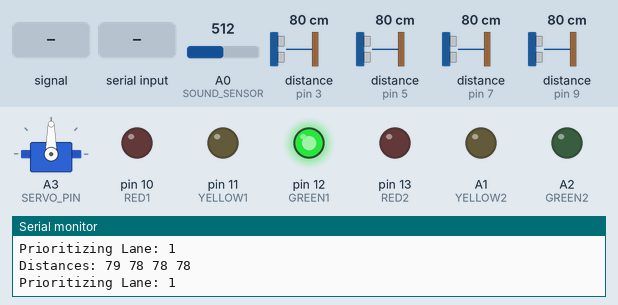
A sketch run on a simulated Arduino Uno, built with avr-gcc and run on an emulated ATmega328P. Parts: servo, output pins drawn as LEDs (lit = HIGH), the last lines printed to the serial monitor. Wiring (inferred from the names in the program): 4 × ultrasonic range finder: trigger pin 2, echo pin 3 / trigger pin 4, echo pin 5 / trigger pin 6, echo pin 7 / trigger pin 8, echo pin 9. The test bench sets the inputs (shaded band); at power-on: A0 (SOUND_SENSOR) = 512, distance to the obstacle (sensors on pin 3, pin 5, pin 7, pin 9) 80 cm. The echo pulse lasts 58.3 µs per cm; pins used as bus, display or sensor lines are not drawn.

Above: at 8.1 s.
8.2 s: A0 (SOUND_SENSOR) fed a 200 Hz sine of ±81 counts around its level
At 17.6 s:
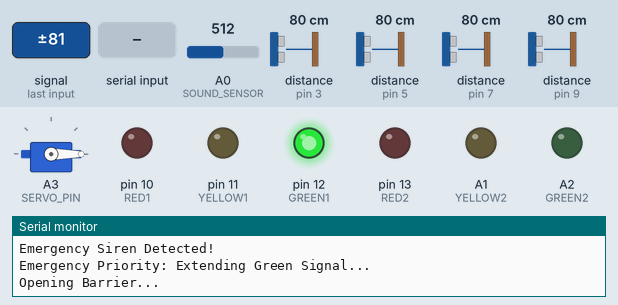
18.5 s: A0 (SOUND_SENSOR) set to 306
At 25.8 s:
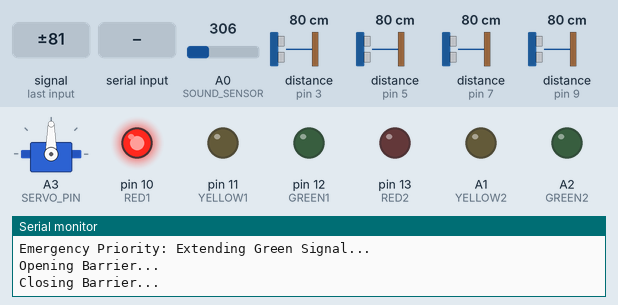
26.5 s: distance to the obstacle (sensor on pin 3) set to 73 cm
At 31.5 s:
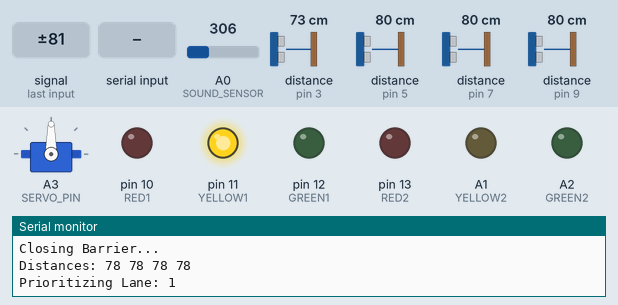
40.2 s: distance to the obstacle (sensor on pin 5) set to 76 cm
At 42.6 s:
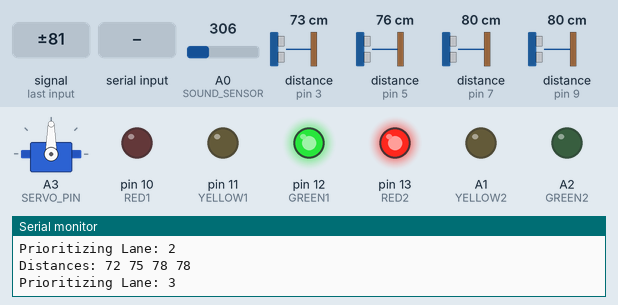
51.6 s: "O" received over Serial
At 58.4 s:
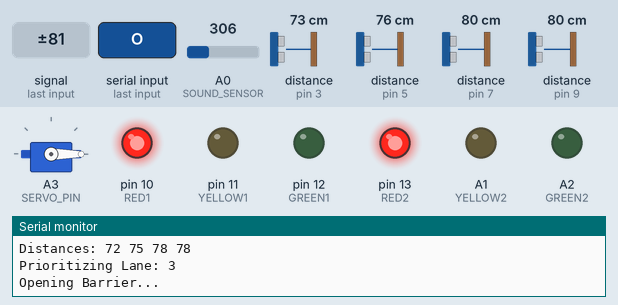
65.3 s: distance to the obstacle (sensor on pin 5) set to 120 cm
At 67.6 s:
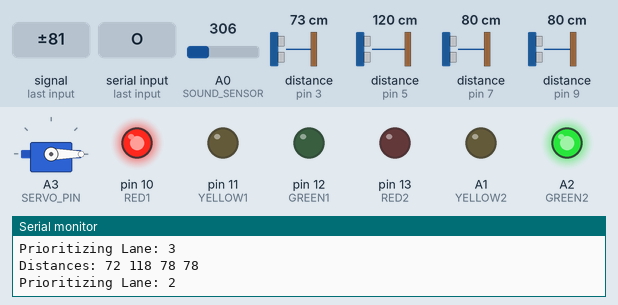
Timing chart, 0 to 76.7 s (numbered marks = the images above; inputs shaded):
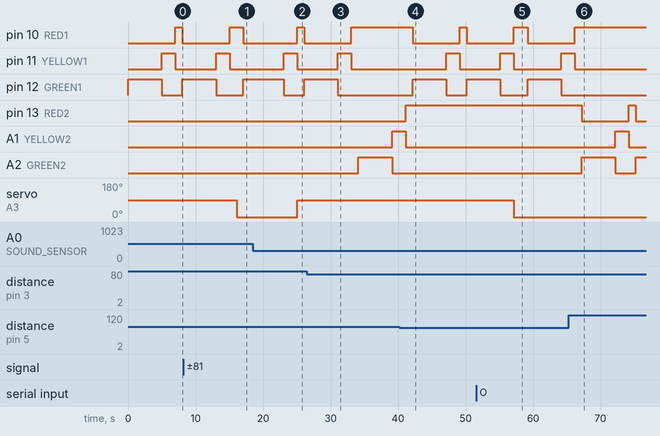

Measured:
- the behaviour switches between 79 and 78 cm on distance to the obstacle (sensor on pin 3) (found by bisection; images 2 and 3)
- the behaviour switches between 80 and 79 cm on distance to the obstacle (sensor on pin 5) (found by bisection; images 3 and 4)
- after the input at 8.2 s, servo on A3 (SERVO_PIN): 90° → 0° after 7.9 s
- after the input at 18.5 s, servo on A3 (SERVO_PIN): goes on until 25.1 s, then stays 90°
- after the input at 26.5 s, pin 10 (RED1): goes on until 33.1 s, then stays HIGH; pin 11 (YELLOW1): goes on until 33.1 s, then stays LOW; pin 12 (GREEN1): goes on until 31.1 s, then stays LOW; A1 (YELLOW2): LOW → HIGH after 12.6 s; A2 (GREEN2): LOW → HIGH after 7.6 s, → LOW 5.0 s later
- after the input at 40.2 s, pin 10 (RED1): HIGH → LOW after 1.9 s, → HIGH 7.0 s later, → LOW 1.0 s later; pin 11 (YELLOW1): LOW → HIGH after 6.9 s, → LOW 2.0 s later; pin 12 (GREEN1): LOW → HIGH after 1.9 s, → LOW 5.0 s later, → HIGH 3.0 s later; pin 13 (RED2): goes on until 41.1 s, then stays HIGH; A1 (YELLOW2): goes on until 41.1 s, then stays LOW
- after the input at 51.6 s, servo on A3 (SERVO_PIN): 90° → 0° after 5.6 s
- after the input at 65.3 s, pin 10 (RED1): goes on until 66.2 s, then stays HIGH; pin 11 (YELLOW1): goes on until 66.2 s, then stays LOW; pin 12 (GREEN1): stays LOW (without the input it goes to HIGH after 1.9 s); pin 13 (RED2): HIGH → LOW after 1.9 s, → HIGH 7.0 s later, → LOW 1.0 s later; A1 (YELLOW2): LOW → HIGH after 6.9 s, → LOW 2.0 s later

The sketch:

code.ino
```cpp
// ======================================================
// SMART TRAFFIC LIGHT CONTROL WITH EMERGENCY VEHICLE DETECTION
// Lead Author: Niroj Koirala
// ======================================================

#include <Servo.h>

// ------------------- Pin Configuration -------------------
#define SOUND_SENSOR A0         // Sound sensor input for siren detection
#define TRIG1 2                 // Ultrasonic Sensor 1 Trigger
#define ECHO1 3                 // Ultrasonic Sensor 1 Echo
#define TRIG2 4
#define ECHO2 5
#define TRIG3 6
#define ECHO3 7
#define TRIG4 8
#define ECHO4 9

#define RED1 10
#define YELLOW1 11
#define GREEN1 12
#define RED2 13
#define YELLOW2 A1
#define GREEN2 A2

#define SERVO_PIN A3
#define BLUETOOTH_RX 0          // Optional Bluetooth input (manual override)

// ------------------- Global Variables -------------------
Servo barrierServo;
bool emergencyDetected = false;
unsigned long greenExtensionTime = 6000; // Extend green by 6 seconds
int soundThreshold = 520;                // Threshold for siren detection

// ------------------- Setup -------------------
void setup() {
  Serial.begin(9600);
  pinMode(SOUND_SENSOR, INPUT);

  pinMode(TRIG1, OUTPUT); pinMode(ECHO1, INPUT);
  pinMode(TRIG2, OUTPUT); pinMode(ECHO2, INPUT);
  pinMode(TRIG3, OUTPUT); pinMode(ECHO3, INPUT);
  pinMode(TRIG4, OUTPUT); pinMode(ECHO4, INPUT);

  pinMode(RED1, OUTPUT); pinMode(YELLOW1, OUTPUT); pinMode(GREEN1, OUTPUT);
  pinMode(RED2, OUTPUT); pinMode(YELLOW2, OUTPUT); pinMode(GREEN2, OUTPUT);

  barrierServo.attach(SERVO_PIN);
  barrierServo.write(90); // Barrier closed
  Serial.println("System Initialized: Smart Traffic Light Ready");
}

// ------------------- Distance Measurement -------------------
long getDistance(int trig, int echo) {
  digitalWrite(trig, LOW); delayMicroseconds(2);
  digitalWrite(trig, HIGH); delayMicroseconds(10);
  digitalWrite(trig, LOW);
  long duration = pulseIn(echo, HIGH);
  return duration * 0.034 / 2; // Distance in cm
}

// ------------------- Sound Detection -------------------
bool detectEmergency() {
  int soundValue = analogRead(SOUND_SENSOR);
  if (soundValue > soundThreshold) {
    Serial.println("Emergency Siren Detected!");
    return true;
  }
  return false;
}

// ------------------- Boom Barrier Control -------------------
void openBarrier() {
  Serial.println("Opening Barrier...");
  barrierServo.write(0); // Open position
  delay(1000);
}

void closeBarrier() {
  Serial.println("Closing Barrier...");
  barrierServo.write(90); // Closed position
  delay(1000);
}

// ------------------- Light Control -------------------
void lightControl(int r, int y, int g, unsigned long duration) {
  digitalWrite(r, LOW);
  digitalWrite(y, LOW);
  digitalWrite(g, HIGH);
  delay(duration);
  digitalWrite(g, LOW);
  digitalWrite(y, HIGH);
  delay(2000);
  digitalWrite(y, LOW);
  digitalWrite(r, HIGH);
}

// ------------------- Loop -------------------
void loop() {
  // 1️⃣ Emergency Detection
  emergencyDetected = detectEmergency();
  if (emergencyDetected) {
    Serial.println("Emergency Priority: Extending Green Signal...");
    openBarrier();
    lightControl(RED1, YELLOW1, GREEN1, greenExtensionTime);
    closeBarrier();
    emergencyDetected = false;
    return;
  }

  // 2️⃣ Density Measurement
  long d1 = getDistance(TRIG1, ECHO1);
  long d2 = getDistance(TRIG2, ECHO2);
  long d3 = getDistance(TRIG3, ECHO3);
  long d4 = getDistance(TRIG4, ECHO4);

  Serial.print("Distances: "); Serial.print(d1); Serial.print(" "); Serial.print(d2);
  Serial.print(" "); Serial.print(d3); Serial.print(" "); Serial.println(d4);

  int maxLane = 1;
  long maxDistance = d1;

  if (d2 > maxDistance) { maxLane = 2; maxDistance = d2; }
  if (d3 > maxDistance) { maxLane = 3; maxDistance = d3; }
  if (d4 > maxDistance) { maxLane = 4; maxDistance = d4; }

  Serial.print("Prioritizing Lane: "); Serial.println(maxLane);

  // 3️⃣ Signal Logic
  switch (maxLane) {
    case 1: lightControl(RED1, YELLOW1, GREEN1, 5000); break;
    case 2: lightControl(RED2, YELLOW2, GREEN2, 5000); break;
    default: lightControl(RED1, YELLOW1, GREEN1, 5000);
  }

  // 4️⃣ Bluetooth Manual Override (optional)
  if (Serial.available()) {
    char command = Serial.read();
    if (command == 'O' || command == 'o') openBarrier();
    else if (command == 'C' || command == 'c') closeBarrier();
  }

  delay(1000);
}
```
